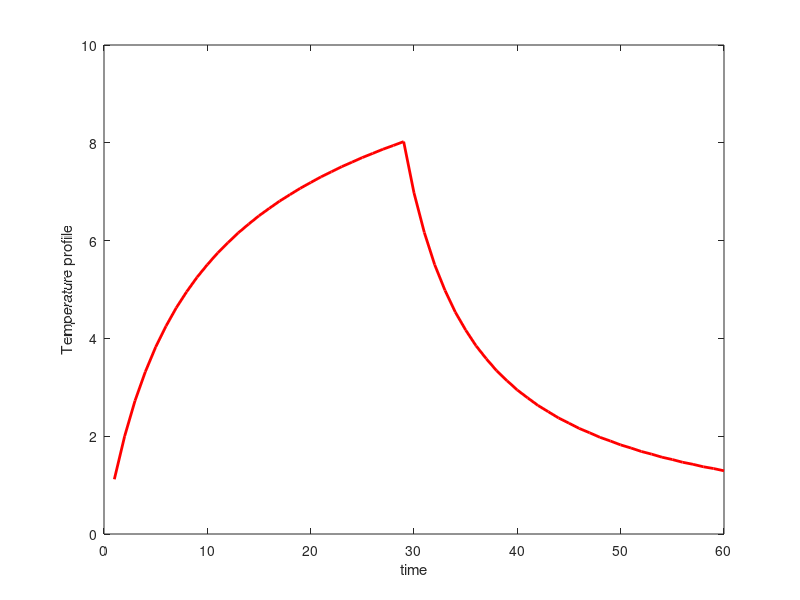

This figure's MATLAB source:
%function steady_state()
%% 

%
% Defining the parameters
%

nx = 1000;
dt = 1;
a = 0;
b = 20;
dx = (b-a)/(nx);
x = linspace(a, b-dx, nx);
diff = 1/(6*dx^2);
perf = (2/3)*(10^(-3));

%
%% 
% Initial condition
%

u = zeros(nx,1);
%% 

%
%  Creating the matrix for the diffusion term
%

main_second_der = -2 * ones(nx,1);
off_secon_der = ones(nx-1,1);
Diff_matrix1 = diag(main_second_der) + diag(off_secon_der, -1) + diag(off_secon_der,1);



main_first_der = zeros(nx,1);
off_up_first_der = ones(nx-1,1);
off_down_first_der = ones(nx-1,1);
for i = 2:(nx-2)
    off_up_first_der(i+1) = off_up_first_der(i+1)/i;
end
for i = 1:(nx-1)
    off_down_first_der(i) = - off_down_first_der(i)/i;
end
Diff_matrix2= diag(main_first_der) + diag(off_down_first_der, -1) + diag(off_up_first_der,1);

Diff3 = Diff_matrix1 + Diff_matrix2;
%% 

%
%  Adding in the Neumann condition at the origin
%

Diff3(1,1) = -6;
Diff3(1, 2) = 6;

Diff3 = Diff3* diff;
Diff3 = sparse(Diff3);
%% 

%
% Adding in the perfusion term
%

I = speye(nx);
Perf_matrix = perf * speye(nx);
%% 

%
% Adding in the source term Q
%

Source = sin(x)./x;
Source = besselj(1,x)./x;
Source(1) = 1;
 news =  5* Source.^2;

news = transpose(news);

%% 

%
% Timestepping using the Crank-Nicolson method
%

figure
hold on

trapint = u;

for i = 1:60
    uold = u;
    tt(i)=i*dt;
    AA = (I - (dt/2)*Diff3 + (dt/2)*Perf_matrix);
    
      if tt(i) < 30 
      new_step = (I + (dt/2)*Diff3 - (dt/2)*Perf_matrix)*u + dt*news;
      else
      new_step = (I + (dt/2)*Diff3 - (dt/2)*Perf_matrix)*u; 
      end
     
    u = AA\new_step;
    uu=u;
    xx=x;
    xx(nx+1)=b;
    uu(nx+1)=0;
    %Computing the integral for the damage using trapezoidal rule
    A = 226.8;
    E = 6.28*(10^5);
    R = 8.314;
    %Function to evaluate
    fold = exp(226.8 - E./(R*(uold+310)));
    f    = exp(226.8 - E./(R*(u+310)));

    trapint = trapint+0.5*(fold+f)*dt
    hold on
    
    if tt(i)< 30
    %subplot(1,2,1)
    %plot(xx,uu,'r')
    %xlabel('x')
    %ylabel('Temperature profile')
    %leg1= legend('heating up')
    %else
    %subplot(1,2,2)
    %plot(xx,uu,'b')
    %xlabel('x')
    %ylabel('Temperature profile')
    %leg2= legend('cooling down')
    end
    ux(i)=uu(1);
    %subplot(1,3,2)
    %plot(x, trapint)
    %xlabel('x')
    %ylabel('Damage')
    
end
     hold off 
     %subplot(1,3,3)
     plot(tt,ux, 'r', 'linewidth', 2)
     xlabel('time')
     ylabel('Temperature profile')   